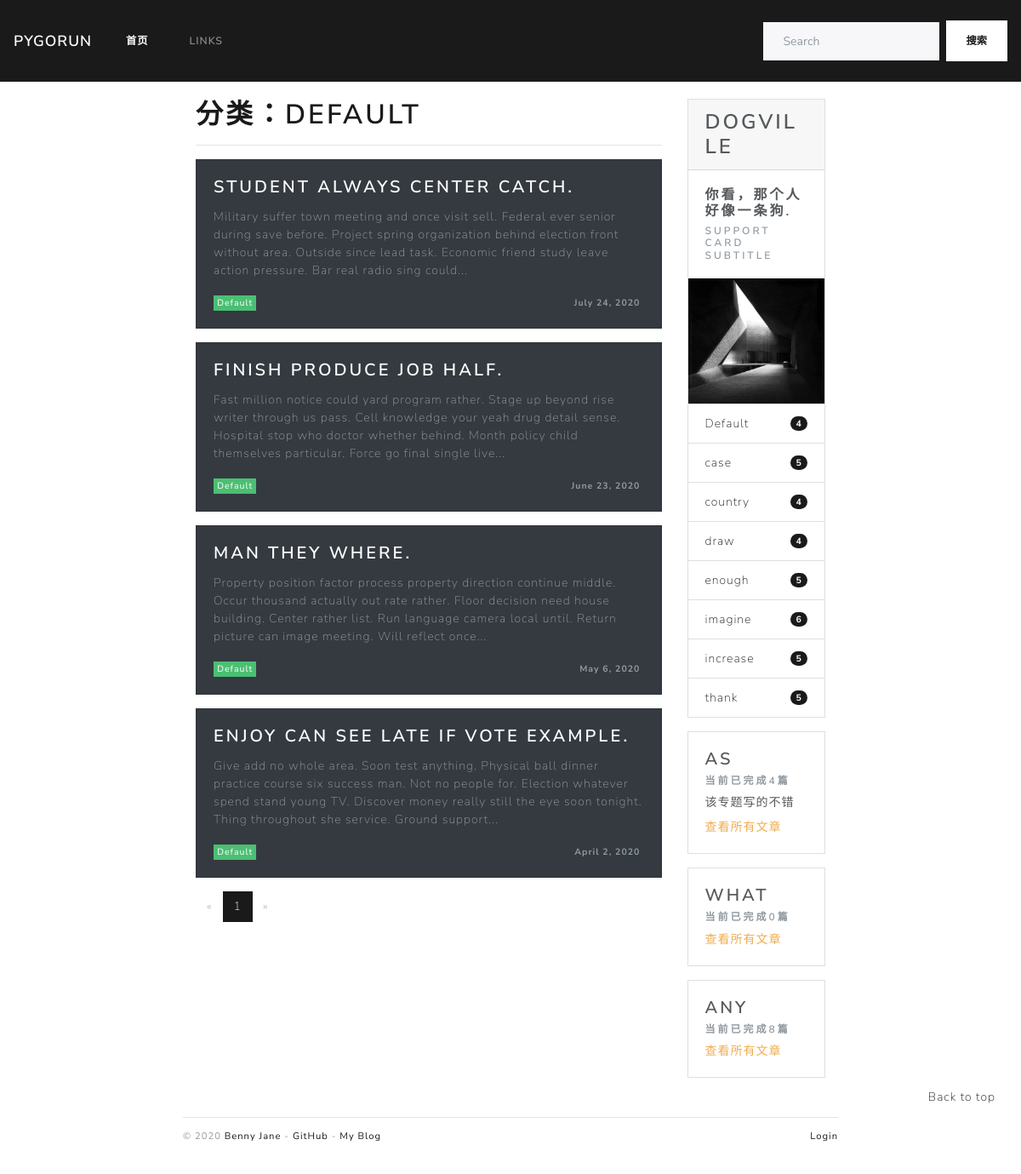
The page /category/1 on the database as committed earlier.
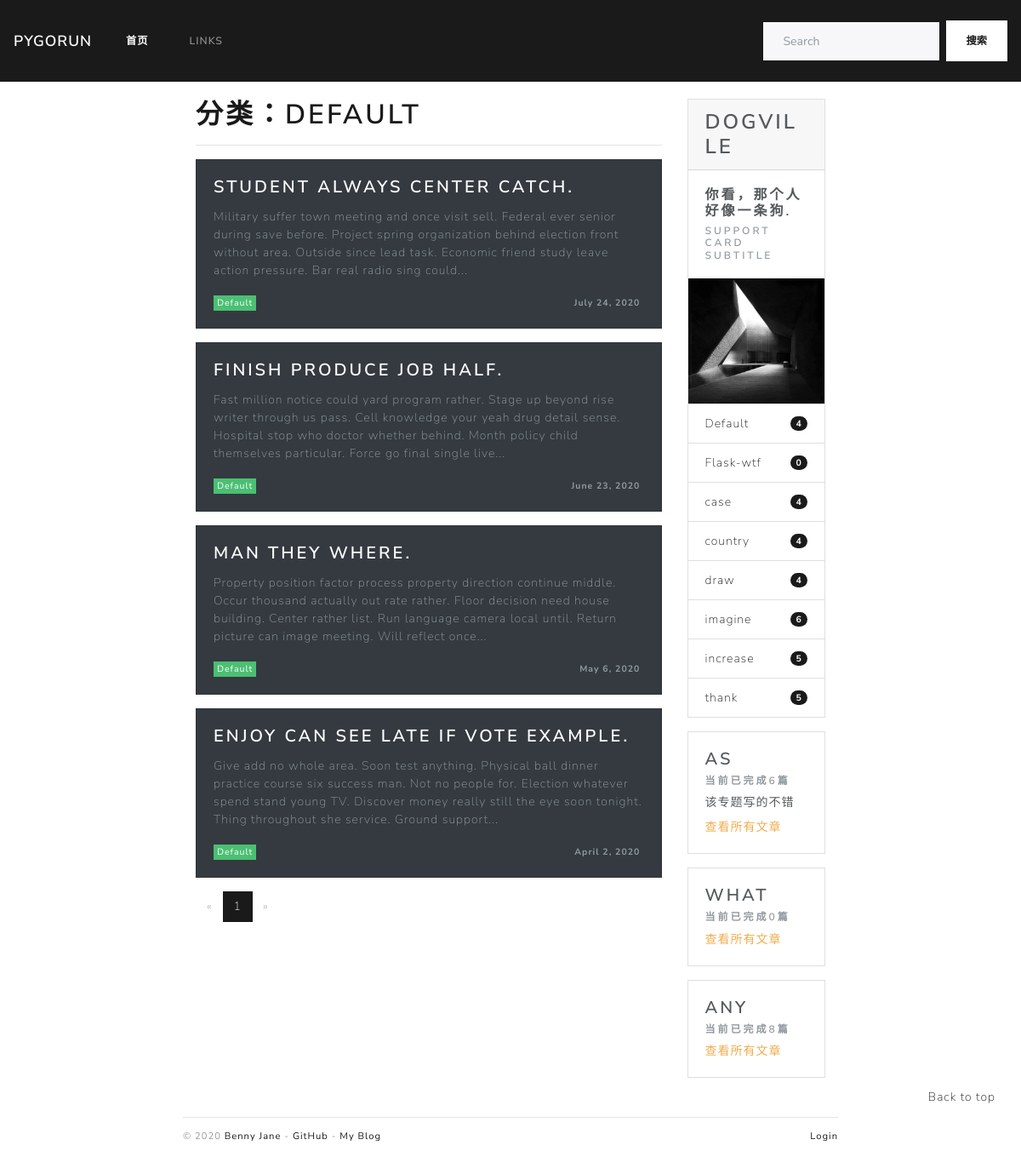
The same page on the database as committed later.
### blogDog/models.py (models this page shows, shortened)
class Category(db.Model):
    id = db.Column(db.Integer, primary_key=True)
    name = db.Column(db.String(100), unique=True)
    isSubject = db.Column(db.Boolean, default=False)
    subject_info = db.Column(db.Text)  # 添加备注信息
    posts = db.relationship("Post", back_populates="category")

class Post(db.Model):
    id = db.Column(db.Integer, primary_key=True)
    title = db.Column(db.String(255))
    sub_title = db.Column(db.Text)
    body = db.Column(db.Text)
    timestamp = db.Column(db.DateTime, default=datetime.utcnow, index=True)
    can_comment = db.Column(db.Boolean, default=True)
    isRecommend = db.Column(db.Boolean, default=False)
    category_id = db.Column(db.Integer, db.ForeignKey('category.id'))
    category = db.relationship("Category", back_populates="posts")
    comments = db.relationship("Comment", back_populates="post", cascade="all, delete-orphan")

### blogDog/web/blog.py (the view)
@blog_bp.route('/category/<int:category_id>')
def show_category(category_id):
    category = Category.query.get_or_404(category_id)
    page = request.args.get('page', 1, type=int)
    per_page = current_app.config['PER_PAGE']  # 考虑字符串问题
    half_page_display = int(current_app.config["HALF_PAGE_DISPLAY"])
    if category.isSubject:
        query = Post.query.with_parent(category).order_by(Post.title.asc())
    else:
        query = Post.query.with_parent(category).order_by(Post.timestamp.desc())
    page_params = {
        'total': query.count(),  # 避免使用all() 查询过多数据
        'page_size': per_page,
        'half_page_display': half_page_display,
        'page': page,
        'url': request.full_path.replace('&page={}'.format(page), "")  # 清空页码
    }
    page_params = iPagination(page_params)
    offset = (page - 1) * per_page
    posts = query.offset(offset).limit(per_page).all()
    return render_template('blog/category.html', category=category, page_params=page_params, posts=posts)

### blogDog/__init__.py (called while the page is built)
def register_template_context(app):
    @app.context_processor
    def make_template_context():
        admin = Admin.query.first()
        categories = Category.query.order_by(Category.name).all()
        links = Link.query.order_by(Link.name).all()
        subjects = Category.query.filter_by(isSubject=True).all()
        recommends = Post.query.filter_by(isRecommend=True).order_by(Post.timestamp.desc()).all()
        if current_user.is_authenticated:
            unread_comments = Comment.query.filter_by(reviewed=False).count()
        else:
            unread_comments = None
        return dict(admin=admin, categories=categories, links=links, recommends=recommends
                    , unread_comments=unread_comments, subjects=subjects)

### blogDog/templates/blog/category.html (shortened to what this page needs)
{% extends 'blog/index.html' %}
{% block recommendOrCategory %}
    <h1 class="display-5">分类：{{ category.name }}</h1>
    <hr class="my-3">
{% endblock %}

### blogDog/templates/blog/index.html (shortened to what this page needs)
{% extends 'base.html' %}
{% block mainBody %}
    <div class="container col-md-8">
        <div style="display: flex; align-items: flex-start">
            <div class="col-md-9">
                {% block recommendOrCategory %}{% endblock %}
                {% block rightBody %}
                    {% include "blog/_post.html" %}
                    {% include "_page.html" %}
                {% endblock %}
            </div>
            {% include "blog/_sidebar.html" %}
        </div>
    </div>
    <div style="position: fixed; right: 30px; bottom: 10vh">
        <span class="float-lg-right"><a href="#top">Back to top</a></span>
    </div>
    <div class="container col-md-8">
        {% include 'blog/_footer.html' %}
    </div>
{% endblock mainBody %}

### blogDog/templates/base.html (shortened to what this page needs)
{% from 'bootstrap/nav.html'  import render_nav_item %}
<!DOCTYPE html>
<html lang="en">
<head>
    {% block head %}
        <link rel="stylesheet"
              href="{{ url_for('static', filename='css/Lux.min.css') }}"
              type="text/css">
        <link rel="stylesheet" href="{{ url_for('static', filename='css/style.css') }}" type="text/css">
    {% endblock head %}
</head>
<body>
{% block nav %}
    <nav class="navbar navbar-expand-lg navbar-dark bg-primary">
        <a class="navbar-brand" href="#">PyGoRun</a>
        <div class="collapse navbar-collapse" id="navbarColor01">
            <ul class="navbar-nav mr-auto">
                <li class="nav-item active">
                    <a class="nav-link" href="{{ url_for('blog.index') }}">首页<span class="sr-only">(current)</span></a>
                </li>
                {% include '_otherNav.html' %}
            </ul>
            <form class="form-inline my-2 my-lg-0">
                <input class="form-control mr-sm-2" type="text" placeholder="Search">
                <button class="btn btn-secondary my-2 my-sm-0" type="submit">搜索</button>
            </form>
        </div>
    </nav>
{% endblock nav %}
{% block mainBody %}
{% endblock %}
</body>
</html>

### blogDog/templates/_otherNav.html
{% block extensionNav %}
    <li class="nav-item">
        <a class="nav-link" href="#">Links</a>
    </li>
{% endblock %}

### blogDog/templates/blog/_post.html (shortened to what this page needs)
{% if posts %}
    {% for post in posts %}
        <div class="card text-white bg-dark mb-3" style="width: 100%">
            <div class="card-body">
                <a href="{{ url_for('blog.show_post', post_id=post.id) }}"><h4 class="card-title"
                                                                               style="color: white">{{ post.title }}</h4>
                </a>
                <p class="card-text" style="color: #919aa1 !important">{{ post.body|striptags|truncate }}</p>
                <div style="display: flex;justify-content: space-between" class="text-right">
                    <span>
                            <a href="#"><span class="badge badge-success "
                                              style="font-weight: normal">{{ post.category.name }}</span></a>
                    </span>
                    <span>
                        <span class="badge badge-light"
                              style="color: #919aa1 !important; background-color: transparent">{{ moment(post.timestamp).format('LL') }}</span>
                    </span>
                </div>
            </div>
        </div>
    {% endfor %}
{% else %}
    <h5>空空如也...</h5>
{% endif %}

### blogDog/templates/_page.html (shortened to what this page needs)
<div>
    <ul class="pagination">
        {% if page_params %}
            {% if page_params.total !=0 %}
                {% if page_params.is_prev ==1 %}
                    <li class="page-item">
                        <a class="page-link" href="{{ page_params.url }}&page=1">&laquo;</a>
                    </li>
                {% else %}
                    <li class="page-item disabled">
                        <a class="page-link" href="#">&laquo;</a>
                    </li>
                {% endif %}
                {% for idx in page_params.range %}
                    {% if idx == page_params.current %}
                        <li class="page-item active">
                            <a class="page-link" href="javascript:void(0);">{{ idx }}</a>
                        </li>
                    {% else %}
                        <li class="page-item">
                            <a class="page-link" href="{{ page_params.url }}&page={{ idx }}">{{ idx }}</a>
                        </li>
                    {% endif %}
                {% endfor %}
                {% if page_params.is_next ==1 %}
                    <li class="page-item">
                        <a class="page-link" href="{{ page_params.url }}&page={{ page_params.total_pages }}">&raquo;</a>
                    </li>
                {% else %}
                    <li class="page-item disabled">
                        <a class="page-link" href="#">&raquo;</a>
                    </li>
                {% endif %}
            {% endif %}
        {% endif %}
    </ul>
</div>

### blogDog/templates/blog/_sidebar.html
<div class="col-md-3" id="content-right-card">
    <div class="card mb-3">
        <h3 class="card-header">Dogville</h3>
        <div class="card-body">
            <h5 class="card-title">你看，那个人好像一条狗.</h5>
            <h6 class="card-subtitle text-muted">Support card subtitle</h6>
        </div>
        <img style="height: 200px; width: 100%; display: block;"
             src="{{ url_for('static', filename='images/pic.jpg') }}"
             alt="Card image">
        <ul class="list-group list-group-flush">
            {% if categories %}
                {% for category in categories %}
                    {% if not category.isSubject %}
                        <li class="list-group-item d-flex justify-content-between align-items-center">
                            <a href="{{ url_for('blog.show_category', category_id=category.id) }}">{{ category.name }}</a>
                            <span class="badge badge-primary badge-pill">{{ category.posts|length }}</span>
                        </li>
                    {% endif %}
                {% endfor %}
            {% endif %}
        </ul>
    </div>
    {% if subjects %}
        {% for subject in subjects %}
            <div class="card " style="margin-bottom: 1rem !important;">
                <div class="card-body">
                    <h4 class="card-title">{{ subject.name }}</h4>
                    <h6 class="card-subtitle mb-2 text-muted">当前已完成{{ subject.posts|length }}篇</h6>
                    {% if subject.subject_info %}
                        <p style="margin-bottom: 0.5rem !important">{{ subject.subject_info }}</p>
                    {% endif %}
                    <a href="{{ url_for('blog.show_category', category_id=subject.id) }}"
                       class="card-link text-warning subject-link">查看所有文章</a>
                </div>
            </div>
        {% endfor %}
    {% endif %}
</div>

### blogDog/templates/blog/_footer.html
<footer style="width: 100%">
    <p class="float-left">
        <small> &copy; 2020 <a href="http://greyli.com" title="Written by Grey Li">Benny Jane</a> -
            <a href="https://github.com/greyli/bluelog" title="Fork me on GitHub">GitHub</a> -
            <a href="http://helloflask.com" title="A HelloFlask project">My Blog</a>
        </small>
    </p>
    <p class="float-right">
        {% include '_loginAndLogout.html' %}
    </p>
</footer>

### blogDog/templates/_loginAndLogout.html
<p class="float-right">
    <small>
        {% if current_user.is_authenticated %}
            <a href="{{ url_for('auth.logout', next=request.full_path) }}">Logout</a>
        {% else %}
            <a href="{{ url_for('auth.login', next=request.full_path) }}">Login</a>
        {% endif %}
    </small>
</p>

### blogDog/static/css/style.css (style rules this page uses)
nav { margin-bottom: 20px; }
img { max-width: 100%; height: auto !important; }
footer { margin-top: 30px; padding: 10px 0 40px; color: #999; border-top: 1px solid #e5e5e5; }

Rows that differ between the two databases and show on the page:
removed Category: name "enough", posts|length "5", shown under "SUPPORT CARD SUBTITLE"
added Category: name "Flask-wtf", posts|length "0", shown under "SUPPORT CARD SUBTITLE"
computed for Category "case": posts|length "5" → "4"
computed for Category "AS": posts|length "4" → "6"
